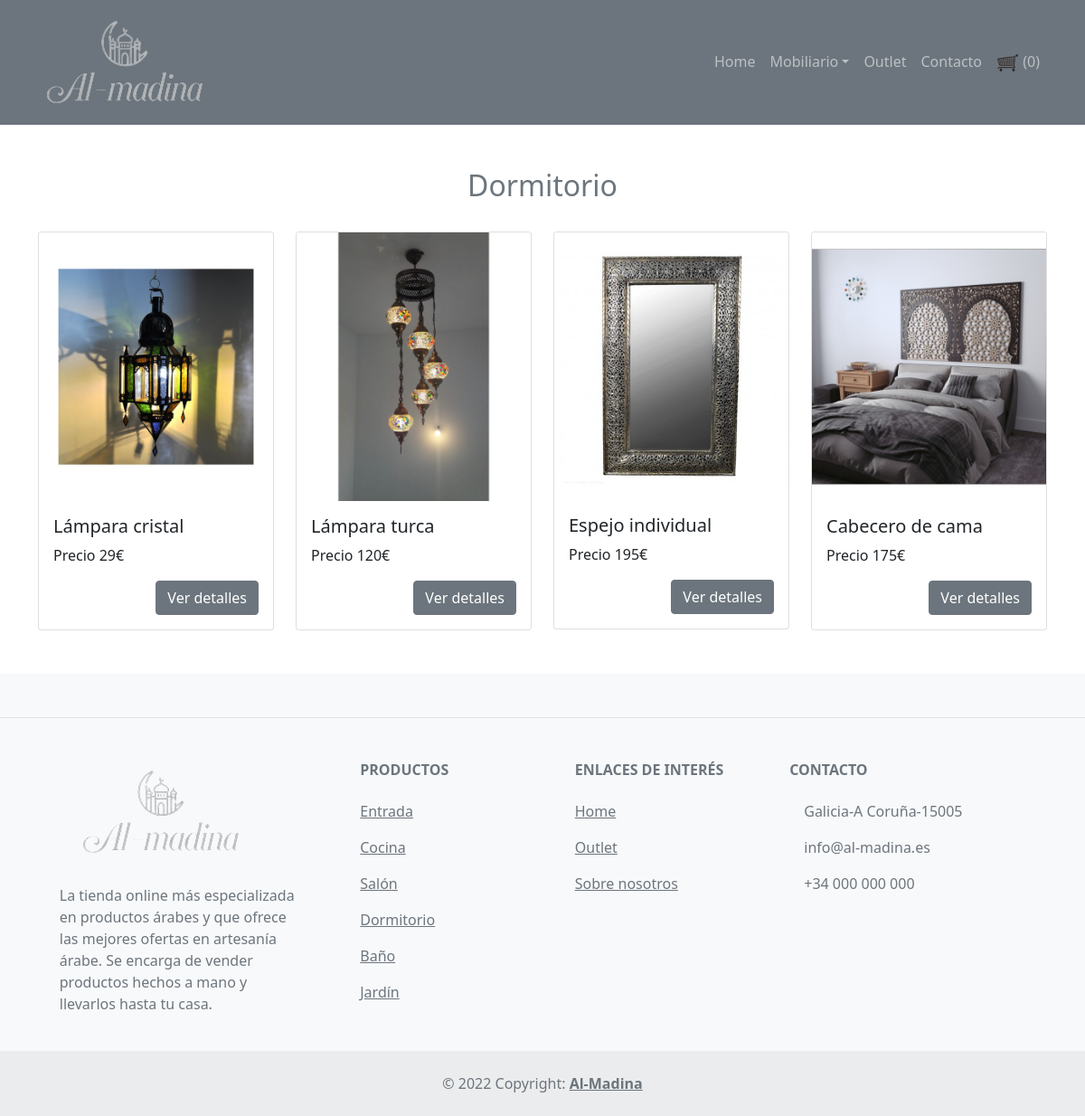
The page /dormitorio.php on the database its author committed.
### tables this page shows
CREATE TABLE `dormitorio` (
  `PID` int(20) NOT NULL,
  `PRODUCT` varchar(20) NOT NULL,
  `PRICE` double NOT NULL,
  `IMAGE` varchar(20) NOT NULL,
  `DESCRIPTION` varchar(250) NOT NULL
);

### dormitorio.php (the view, shortened to what this page needs)
<?php
	include "config.php";
	$data=[];
	$sql="select * from dormitorio";
	$res=$con->query($sql);
	if($res->num_rows>0){
		while($row=$res->fetch_assoc()){
			$data[]=$row;
		}
	}
?>
<html>
	<head>
		<link rel="stylesheet" href="https://maxcdn.bootstrapcdn.com/bootstrap/4.0.0/css/bootstrap.min.css">
    </head>
    <body>
		<?php include "navbar.php"; ?>
        <div class='container mt-5 pb-5'>
			<h2 class='text-muted mb-4 text-center'>Dormitorio</h2>
			<div class='row'>
				<?php foreach($data as $row): ?>
					<div class='col-md-3 mt-2'>
						<div class="card">
						  <img class="card-img-top" src="images/<?php echo $row["IMAGE"]; ?>" >
						  <div class="card-body">
							<h5 class="card-title"><?php echo $row["PRODUCT"]; ?></h5>
							<p class="card-text">
								Precio <?php echo $row["PRICE"]; ?>€
							</p>
							<a href="view_details_dormitorio.php?id=<?php echo $row["PID"]; ?>" class='btn btn-secondary  float-right' >Ver detalles</a>
						  </div>
						</div>
					</div>
				<?php endforeach; ?>
			</div>
		</div>
	<footer class="text-center text-lg-start bg-light text-muted">
		<section class="d-flex justify-content-center justify-content-lg-between p-4 border-bottom">
		</section>
		<section class="">
			<div class="container text-center text-md-start mt-5">
				<div class="row mt-3">
					<div class="col-md-3 col-lg-4 col-xl-3 mx-auto mb-4">
						<h6 class="text-uppercase fw-bold mb-4">
							<i class="fas fa-gem me-3"></i><img src="images/logo1.png">
						</h6>
						<p>
							La tienda online más especializada en productos árabes y que ofrece las mejores ofertas en artesanía árabe. Se encarga de vender productos hechos a mano y llevarlos hasta tu casa.
						</p>
					</div>
					<div class="col-md-2 col-lg-2 col-xl-2 mx-auto mb-4">
						<h6 class="text-uppercase fw-bold mb-4">
							Productos
						</h6>
						<p>
							<a href="index.php" class="text-reset">Entrada</a>
						</p>
						<p>
							<a href="cocina.php" class="text-reset">Cocina</a>
						</p>
						<p>
							<a href="salon.php" class="text-reset">Salón</a>
						</p>
						<p>
							<a href="dormitorio.php" class="text-reset">Dormitorio</a>
						</p>
						<p>
							<a href="baño.php" class="text-reset">Baño</a>
						</p>
						<p>
							<a href="jardin.php" class="text-reset">Jardín</a>
						</p>
					</div>
					<div class="col-md-3 col-lg-2 col-xl-2 mx-auto mb-4">
						<h6 class="text-uppercase fw-bold mb-4">
							Enlaces de interés
						</h6>
						<p>
							<a href="home.php" class="text-reset">Home</a>
						</p>
						<p>
							<a href="outlet.php" class="text-reset">Outlet</a>
						</p>
						<p>
							<a href="#" class="text-reset">Sobre nosotros</a>
						</p>
					</div>
					<div class="col-md-4 col-lg-3 col-xl-3 mx-auto mb-md-0 mb-4">
						<h6 class="text-uppercase fw-bold mb-4">Contacto</h6>
						<p><i class="fas fa-home me-3"></i>Galicia-A Coruña-15005</p>
						<p>
							info@al-madina.es
						</p>
						<p><i class="fas fa-phone me-3"></i> +34 000 000 000</p>
					</div>
				</div>
			</div>
		</section>
		<div class="text-center p-4" style="background-color: rgba(0, 0, 0, 0.05);">
			© 2022 Copyright:
			<a class="text-reset fw-bold" href="home.php">Al-Madina</a>
		</div>
	</footer>
    </body>
</html>

### rows shown on the page
dormitorio: IMAGE (picture), PRODUCT "Lámpara cristal", PRICE "29"
dormitorio: IMAGE (picture), PRODUCT "Lámpara turca", PRICE "120"
dormitorio: IMAGE (picture), PRODUCT "Espejo individual", PRICE "195"
dormitorio: IMAGE (picture), PRODUCT "Cabecero de cama", PRICE "175"

### other values the page prints
$cart->get_cart_count() "0"
